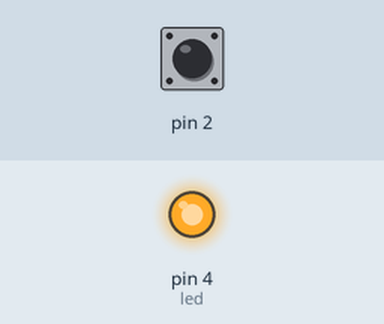
This sketch was run on a simulated Arduino Uno, built with avr-gcc and run on an emulated ATmega328P. Parts: output pins drawn as LEDs (lit = HIGH). The inputs (shaded band) are chosen by the test bench; at power-on: pin 2 HIGH. What the sketch prints to the serial monitor is not drawn.

Above: at 0.1 s.
Timing chart, 0 to 1.6 s (numbered marks = the images above):
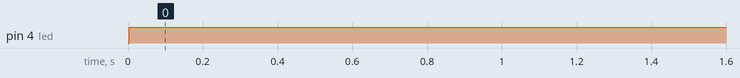

Measured:
- by itself, pin 4 (led): LOW → HIGH at 0.00 s

The sketch:

_2016_09_04-2.ino
```cpp
#include <CapacitiveSensor.h>
CapacitiveSensor capSensor = CapacitiveSensor(3,2);
long p=10000;
const int led=4;
void setup() {
  // put your setup code here, to run once:
Serial.begin(9600);
pinMode(led,OUTPUT);
}

void loop() {
  // put your main code here, to run repeatedly:
long sensorValue = capSensor.capacitiveSensor(30);
Serial.println(sensorValue);
if(sensorValue<p){
  digitalWrite(led, HIGH);
}
else{
  digitalWrite(led, LOW);
}
}
```
